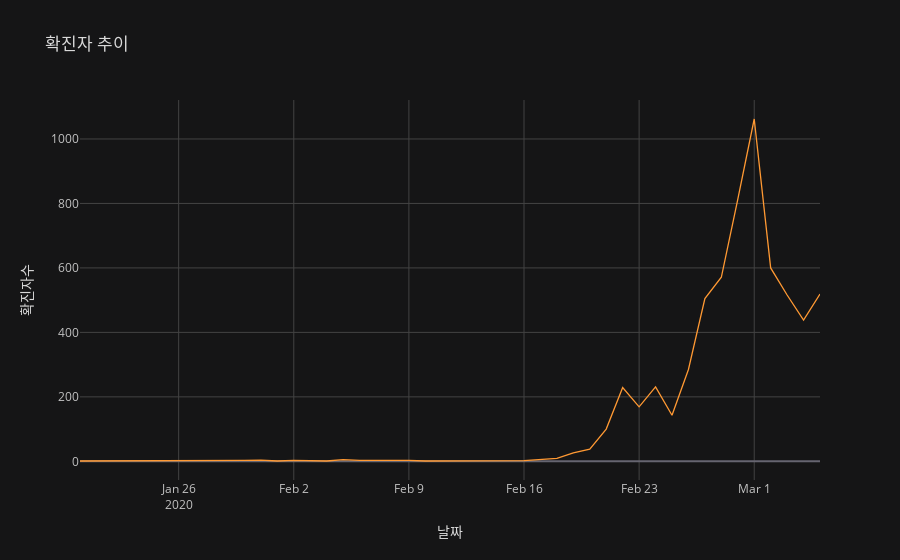

The code cell stored with this chart in its notebook:
### Code cell
confirm.iplot(kind='line',
             xTitle='날짜',
             yTitle='확진자수',
             title='확진자 추이',
             theme=cf.set_config_file(theme='solar'))

### Figure 1 — Plotly figure (JSON) as saved in the notebook; plotly's stock layout.template omitted (floating-point values rounded to 4 significant figures)
{"data": [{"line": {"color": "rgba(255, 153, 51, 1.0)", "dash": "solid", "shape": "linear", "width": 1.3}, "mode": "lines", "name": "count", "text": "", "type": "scatter", "x": ["2020-01-20", "2020-01-24", "2020-01-26", "2020-01-27", "2020-01-30", "2020-01-31", "2020-02-01", "2020-02-02", "2020-02-04", "2020-02-05", "2020-02-06", "2020-02-09", "2020-02-10", "2020-02-16", "2020-02-18", "2020-02-19", "2020-02-20", "2020-02-21", "2020-02-22", "2020-02-23", "2020-02-24", "2020-02-25", "2020-02-26", "2020-02-27", "2020-02-28", "2020-02-29", "2020-03-01", "2020-03-02", "2020-03-03", "2020-03-04", "2020-03-05"], "y": [1, 1, 1, 1, 3, 4, 1, 3, 1, 5, 3, 3, 1, 2, 9, 26, 38, 100, 229, 169, 231, 143, 285, 505, 571, 813, 1062, 600, 516, 438, 519]}], "layout": {"legend": {"bgcolor": "#151516", "font": {"color": "#D9D9D9"}}, "paper_bgcolor": "#151516", "plot_bgcolor": "#151516", "title": {"font": {"color": "#D9D9D9"}, "text": "확진자 추이"}, "xaxis": {"gridcolor": "#434343", "showgrid": true, "tickfont": {"color": "#C2C2C2"}, "title": {"font": {"color": "#D9D9D9"}, "text": "날짜"}, "zerolinecolor": "#666570"}, "yaxis": {"gridcolor": "#434343", "showgrid": true, "tickfont": {"color": "#C2C2C2"}, "title": {"font": {"color": "#D9D9D9"}, "text": "확진자수"}, "zerolinecolor": "#666570"}}}
